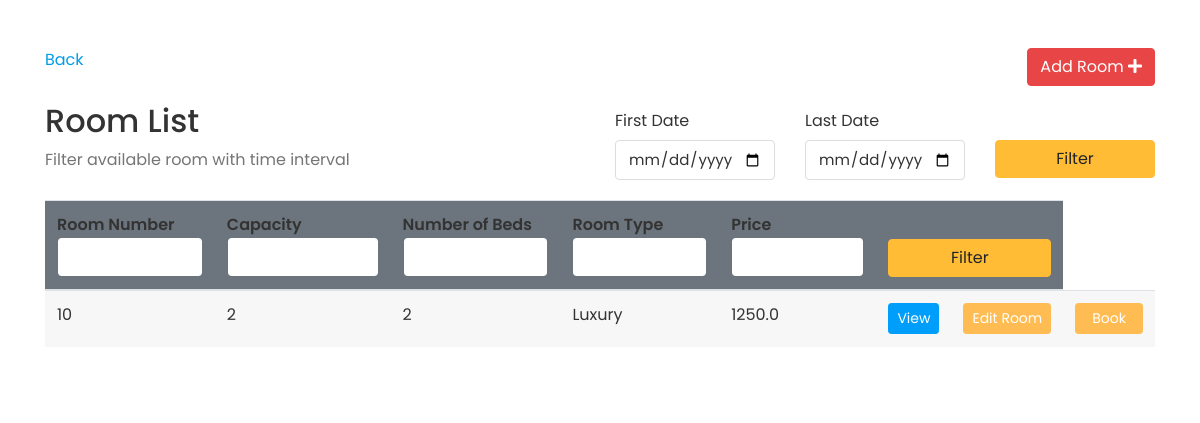
Before: /app/rooms/ (signed in) with the older database file.
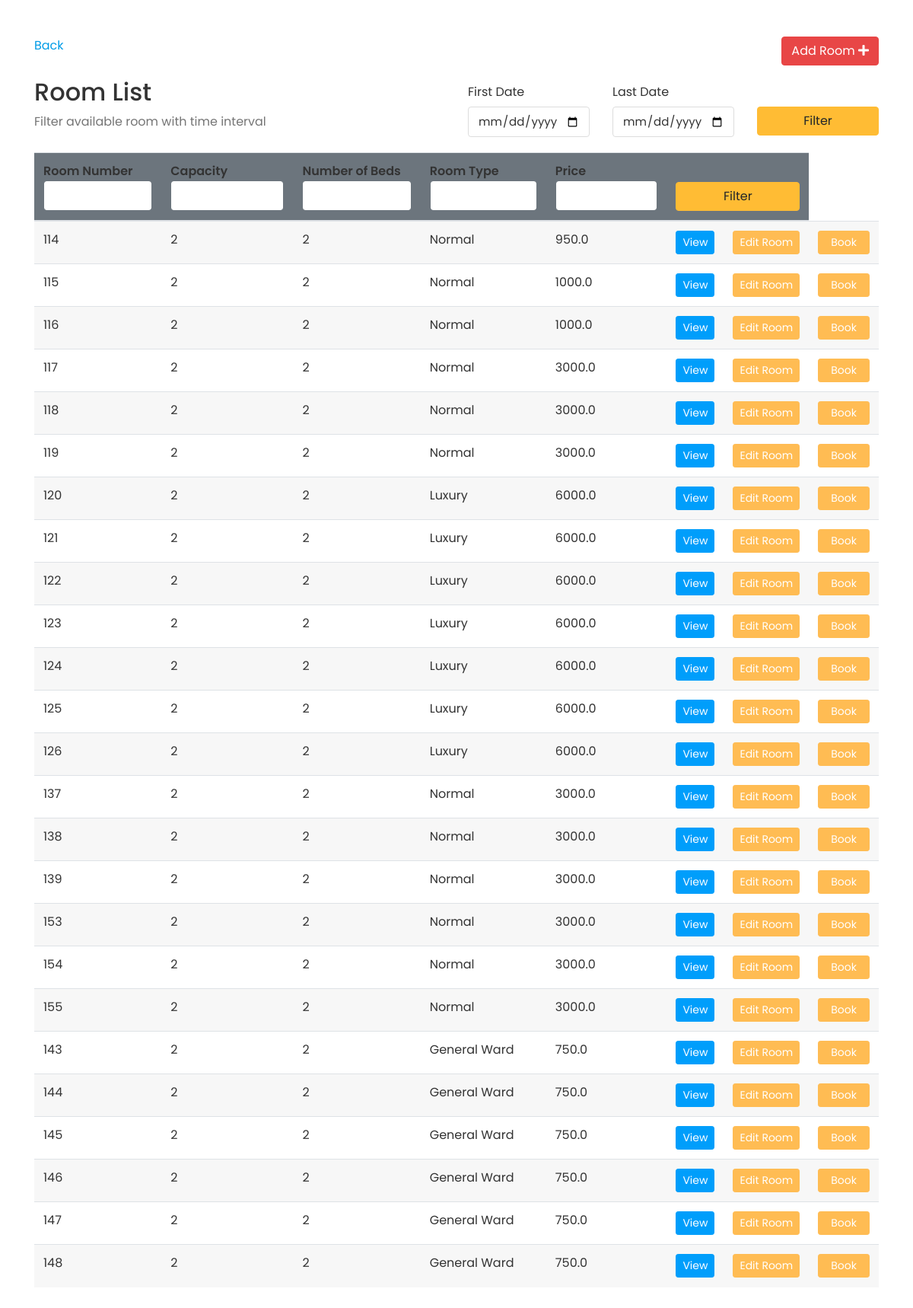
After: the same page with the newer database file.
### doctor/models.py (models this page shows, shortened)
class Room(models.Model):
    ROOM_TYPES = (
        ('King', 'King'),
        ('Luxury', 'Luxury'),
        ('Normal', 'Normal'),
        ('Economic', 'Economic'),
        ('General Ward', 'General Ward'),
    )
    number = models.IntegerField(default=0, unique=True)
    slug = models.SlugField(blank=True)
    capacity = models.SmallIntegerField(default=0)
    numberOfBeds = models.SmallIntegerField(default=0)
    roomType = models.CharField(max_length=20, choices=ROOM_TYPES)
    price = models.FloatField(default=0)
    statusStartDate = models.DateField(null=True)
    statusEndDate = models.DateField(null=True)
    def __str__(self):
        return str(self.number)

### doctor/views.py (the view, shortened to what this page needs)
# urls.py: path("rooms/", views.rooms, name="bookRoom"),
@login_required
def rooms(request):
    rooms = Room.objects.all()
    firstDayStr = None
    lastDateStr = None
    def chech_availability(fd, ed):
        availableRooms = []
        for room in rooms:
            availList = []
            bookingList = Booking.objects.filter(roomNumber=room)
            if room.statusStartDate == None:
                for booking in bookingList:
                    if booking.startDate > ed.date() or booking.endDate < fd.date():
                        availList.append(True)
                    else:
                        availList.append(False)
                if all(availList):
                    availableRooms.append(room)
            else:
                if room.statusStartDate > ed.date() or room.statusEndDate < fd.date():
                    for booking in bookingList:
                        if booking.startDate > ed.date() or booking.endDate < fd.date():
                            availList.append(True)
                        else:
                            availList.append(False)
                        if all(availList):
                            availableRooms.append(room)
        return availableRooms
    context = {
        'rooms': rooms,
        'fd': firstDayStr,
        'ld': lastDateStr
    }
    return render(request, "assignBed/rooms.html", context)

### templates/assignBed/rooms.html (shortened to what this page needs)
{% extends 'home/base-login.html' %}
{% block content %}
<div class="container py-5 clearfix">
    <div class="clearfix">
        <a href="{% url 'addRoom' %}" class="btn btn-danger rounded float-right">Add Room <i class="fas fa-plus"></i></a>
        <a href="{% url 'Bindex' %}">Back</a>
    </div>
    <div class="table-header row mt-3 clearfix">
        <div class="col-sm-12 col-md-12 col-lg-6 mb-4">
            <h2>Room List</h2>
            <span class="text-muted">Filter available room with time interval</span>
        </div>
        <div class="col-sm-12 col-md-12 col-lg-6">
            <form action="" method="POST">
                <div class="row">
                    <div class="form-group col-4">
                        <label for="example-date-input" class="col-form-label">First Date</label>
                        <div class="">
                            <input class="form-control" type="date" name="fd" value="{{fd}}" id="example-date-input">
                        </div>
                    </div>
                    <div class="form-group col-4">
                        <label for="example-date-input" class="col-form-label">Last Date</label>
                        <div class="">
                            <input class="form-control" type="date" name="ld" value="{{ld}}" id="example-date-input">
                        </div>
                    </div>
                    <div class="col-4" style="margin-top:38px;">
                        <button type="submit" name="dateFilter" class="btn btn-warning w-100">Filter</button>
                    </div>
                </div>
            </form>
        </div>
    </div>
    <table class="table table-hover table-striped">
        <thead class="bg-secondary rounded">
            <tr>
                <form action="" method="POST">
                    <th>Room Number<input type="number" name="number" value="{{number}}"
                            class="form-control border border-secondary"></th>
                    <th>Capacity<input type="number" name="capacity" value="{{capacity}}"
                            class="form-control border border-secondary"></th>
                    <th>Number of Beds<input type="number" name="nob" value="{{nob}}"
                            class="form-control border border-secondary"></th>
                    <th>Room Type<input type="text" name="type" value="{{type}}"
                            class="form-control border border-secondary"></th>
                    <th>Price <input type="number" step="0.01" name="price" value="{{price}}"
                            class="form-control border border-secondary"></th>
                    <th colspan="2"><button type="submit" name="filter" class="btn btn-warning w-100">Filter</button>
                    </th>
                </form>
            </tr>
        </thead>
        <tbody>
            {% for room in rooms %}
            <tr>
                <td>{{ room.number }}</td>
                <td>{{ room.capacity }}</td>
                <td>{{ room.numberOfBeds }}</td>
                <td>{{ room.roomType }}</td>
                <td>{{ room.price }}</td>
                <td> <a href="{% url 'room_profile' room.id  %}" class="btn btn-info btn-sm w-100">View</a>
                </td>
                <td> <a href="{% url 'room_edit' room.id %}"
                        class="btn btn-sm btn-primary w-100">Edit&nbsp;Room</a></td>
                    <td>
                    <form action="{% url 'booking_make' room.slug %}" method="POST">
                        <button type="submit" name="book" id="book" class="btn btn-sm btn-primary px-3">Book</button>
                    </form>
                </td>
            </tr>
            {% endfor %}
        </tbody>
    </table>
</div>
{% endblock%}

Changed rows visible on the page:
removed Room: number "10", capacity "2", numberOfBeds "2", roomType "Luxury", price "1250.0"
added Room: number "114", capacity "2", numberOfBeds "2", roomType "Normal", price "950.0"
added Room: number "115", capacity "2", numberOfBeds "2", roomType "Normal", price "1000.0"
added Room: number "116", capacity "2", numberOfBeds "2", roomType "Normal", price "1000.0"
added Room: number "117", capacity "2", numberOfBeds "2", roomType "Normal", price "3000.0"
added Room: number "118", capacity "2", numberOfBeds "2", roomType "Normal", price "3000.0"
added Room: number "119", capacity "2", numberOfBeds "2", roomType "Normal", price "3000.0"
added Room: number "120", capacity "2", numberOfBeds "2", roomType "Luxury", price "6000.0"
added Room: number "121", capacity "2", numberOfBeds "2", roomType "Luxury", price "6000.0"
added Room: number "122", capacity "2", numberOfBeds "2", roomType "Luxury", price "6000.0"
added Room: number "123", capacity "2", numberOfBeds "2", roomType "Luxury", price "6000.0"
added Room: number "124", capacity "2", numberOfBeds "2", roomType "Luxury", price "6000.0"
added Room: number "125", capacity "2", numberOfBeds "2", roomType "Luxury", price "6000.0"
added Room: number "126", capacity "2", numberOfBeds "2", roomType "Luxury", price "6000.0"
added Room: number "137", capacity "2", numberOfBeds "2", roomType "Normal", price "3000.0"
added Room: number "138", capacity "2", numberOfBeds "2", roomType "Normal", price "3000.0"
added Room: number "139", capacity "2", numberOfBeds "2", roomType "Normal", price "3000.0"
added Room: number "153", capacity "2", numberOfBeds "2", roomType "Normal", price "3000.0"
added Room: number "154", capacity "2", numberOfBeds "2", roomType "Normal", price "3000.0"
added Room: number "155", capacity "2", numberOfBeds "2", roomType "Normal", price "3000.0"
added Room: number "143", capacity "2", numberOfBeds "2", roomType "General Ward", price "750.0"
added Room: number "144", capacity "2", numberOfBeds "2", roomType "General Ward", price "750.0"
added Room: number "145", capacity "2", numberOfBeds "2", roomType "General Ward", price "750.0"
added Room: number "146", capacity "2", numberOfBeds "2", roomType "General Ward", price "750.0"
added Room: number "147", capacity "2", numberOfBeds "2", roomType "General Ward", price "750.0"
added Room: number "148", capacity "2", numberOfBeds "2", roomType "General Ward", price "750.0"
